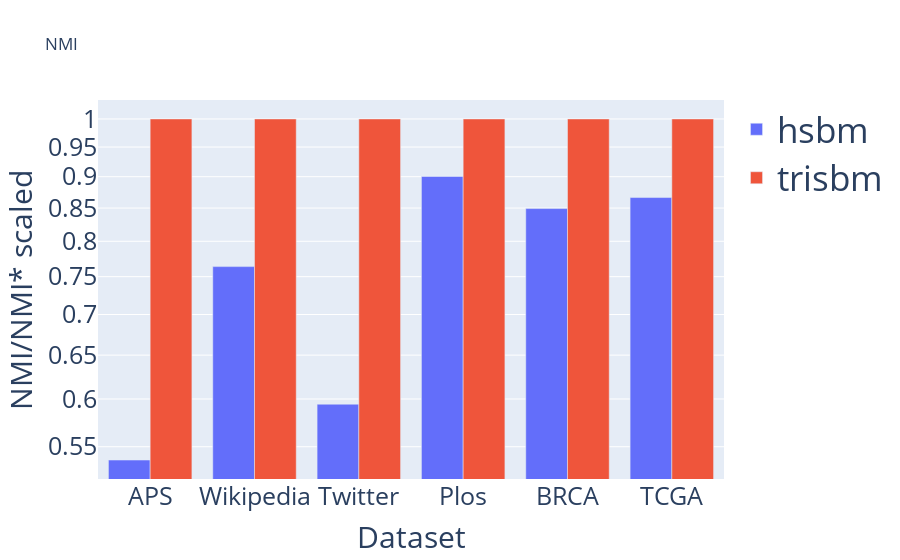

Here is the notebook cell this chart was saved with:
### Code cell
fig = go.Figure()

sbmtm_scores = np.array([max(all_scores[experiment]["hsbm"]["norm_V"]) for experiment in all_scores.keys()])
trisbm_scores = np.array([max(all_scores[experiment]["trisbm"]["norm_V"]) for experiment in all_scores.keys()])

fig.add_traces([
    go.Bar(y=sbmtm_scores/trisbm_scores, name="hsbm"),
    go.Bar(y=trisbm_scores/trisbm_scores, name = "trisbm")
])

titlefont = {
    "size": 30 
}

tickfont = {
    "size":25
}

layout = {
    "title":"NMI",
    "xaxis":{
        "title": "Dataset",
        "tickmode": "array",
        "tickvals": list(range(len(experiments))),
        "ticktext": experiments,
        "titlefont": titlefont,
        "tickfont": tickfont
    },
    "yaxis":{
        "type":"log",
        "title": "NMI/NMI* scaled",
        "titlefont": titlefont,
        "tickfont": tickfont,
    },
    "legend":{
        "font_size":35
    }
}

fig.update_layout(layout)

fig.show()
fig.write_image("NMIscaled_comparison.pdf", engine="kaleido")

### Figure 1 — Plotly figure (JSON) as saved in the notebook; plotly's stock layout.template omitted (floating-point values rounded to 4 significant figures)
{"data": [{"name": "hsbm", "type": "bar", "y": [0.5368, 0.7639, 0.5943, 0.9004, 0.8492, 0.8664]}, {"name": "trisbm", "type": "bar", "y": [1, 1, 1, 1, 1, 1]}], "layout": {"autosize": true, "legend": {"font": {"size": 35}}, "title": {"text": "NMI"}, "xaxis": {"autorange": true, "range": [-0.5, 5.5], "tickfont": {"size": 25}, "tickmode": "array", "ticktext": ["APS", "Wikipedia", "Twitter", "Plos", "BRCA", "TCGA"], "tickvals": [0, 1, 2, 3, 4, 5], "title": {"font": {"size": 30}, "text": "Dataset"}}, "yaxis": {"autorange": true, "range": [-0.2852, 0.01501], "tickfont": {"size": 25}, "title": {"font": {"size": 30}, "text": "NMI/NMI* scaled"}, "type": "log"}}}
